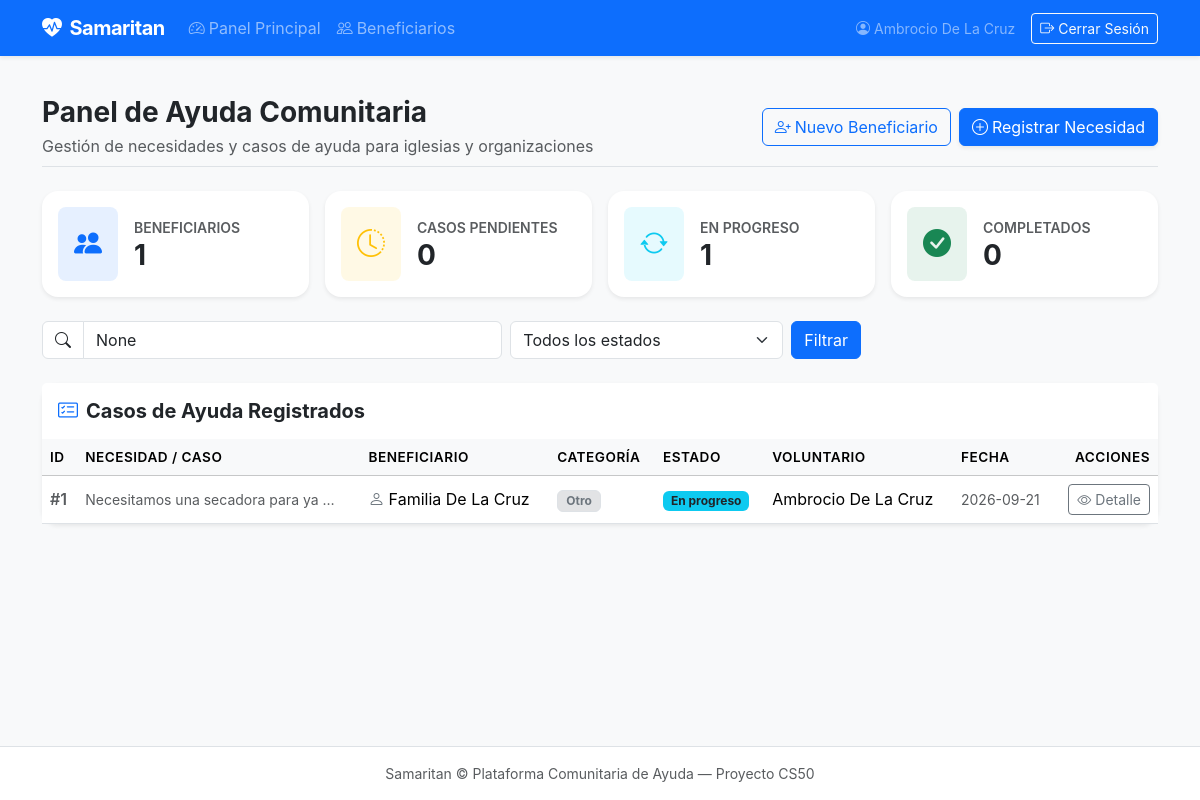
Page / (signed in) on the earlier database version.
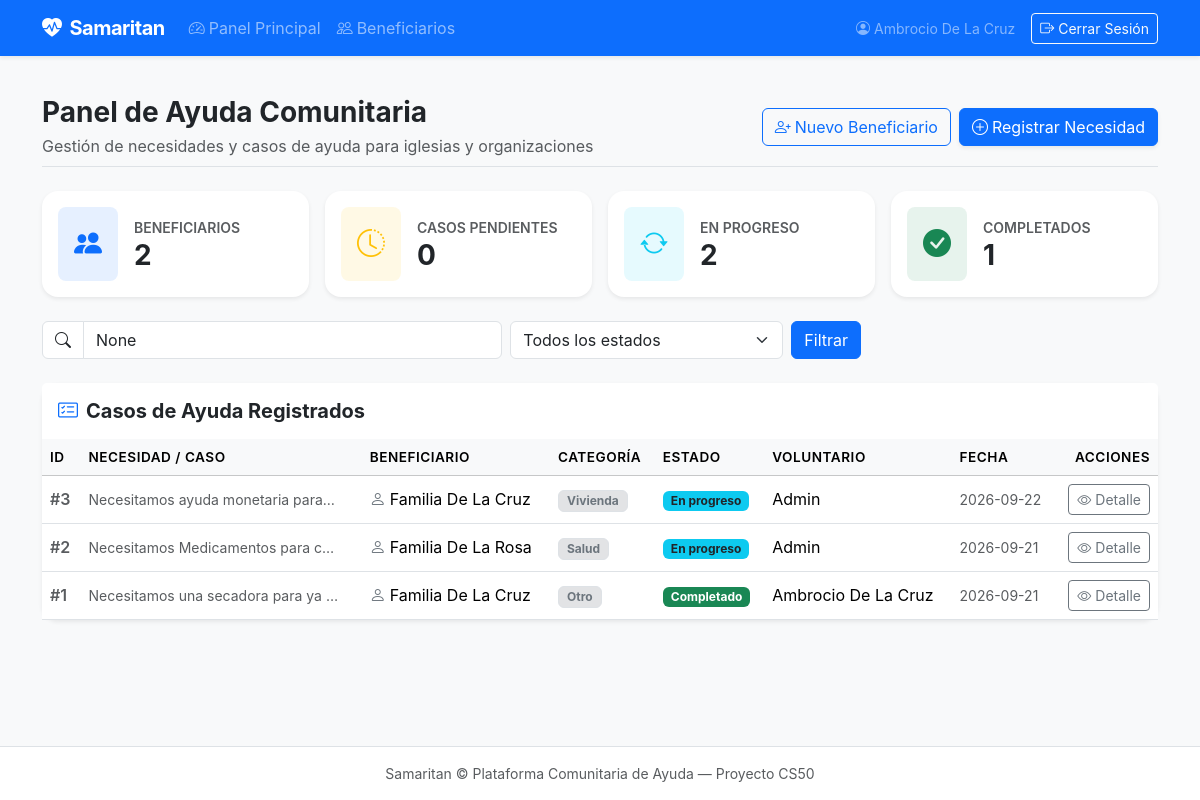
Same page on the later database version.
### tables this page shows
CREATE TABLE users (
    id INTEGER PRIMARY KEY AUTOINCREMENT,
    name TEXT NOT NULL,
    email TEXT NOT NULL UNIQUE,
    hash TEXT NOT NULL,
    role TEXT NOT NULL DEFAULT 'volunteer',
    created_at TIMESTAMP DEFAULT CURRENT_TIMESTAMP
);

CREATE TABLE cases (
    id INTEGER PRIMARY KEY AUTOINCREMENT,
    beneficiary_id INTEGER NOT NULL,
    case_type TEXT NOT NULL,
    category TEXT NOT NULL,
    status TEXT NOT NULL DEFAULT 'pending',
    volunteer_id INTEGER,
    description TEXT,
    created_at TIMESTAMP DEFAULT CURRENT_TIMESTAMP,
    FOREIGN KEY (beneficiary_id) REFERENCES beneficiaries(id) ON DELETE CASCADE,
    FOREIGN KEY (volunteer_id) REFERENCES users (id) ON DELETE SET NULL
);

CREATE TABLE beneficiaries (
    id INTEGER PRIMARY KEY AUTOINCREMENT,
    name TEXT NOT NULL,
    phone TEXT,
    location TEXT,
    household_size INTEGER DEFAULT 1,
    notes TEXT,
    created_at TIMESTAMP DEFAULT CURRENT_TIMESTAMP
);

### app.py (the view)
@app.route("/")
@login_required
def index():
  with get_db() as conn:
    total_beneficiaries = conn.execute("SELECT COUNT(*) FROM beneficiaries;").fetchone()[0]
    pending_cases = conn.execute("SELECT COUNT(*) FROM cases WHERE status = 'pending';").fetchone()[0]
    in_progress_cases = conn.execute("SELECT COUNT(*) FROM cases WHERE status = 'in_progress';").fetchone()[0]
    completed_cases = conn.execute("SELECT COUNT(*) FROM cases WHERE status = 'complete';").fetchone()[0]
    status_filter = request.args.get("status")
    search_query = request.args.get("q")
    base_query ="""
      SELECT
        c.id, c.case_type, c.category, c.description, c.status, c.created_at,
        b.name AS beneficiary_name,
        u.name AS volunteer_name
      FROM cases c
      JOIN beneficiaries b ON c.beneficiary_id = b.id
      LEFT JOIN users u ON c.volunteer_id = u.id
    """
    where_clauses = []
    params = []
    if status_filter:
      where_clauses.append("c.status = ?")
      params.append(status_filter)
    if search_query:
      where_clauses.append("(c.description LIKE ? OR b.name LIKE ?)")
      params.extend([f"%{search_query}%", f"%{search_query}%"])
    if where_clauses:
      base_query += " WHERE " + " AND ".join(where_clauses)
    base_query += " ORDER BY c.created_at DESC;"
    with get_db() as conn:
      cases = conn.execute(base_query, params).fetchall()
  return render_template(
    "index.html",
    total_beneficiaries=total_beneficiaries,
    pending_cases=pending_cases,
    in_progress_cases=in_progress_cases,
    completed_cases=completed_cases,
    cases=cases,
    selected_status=status_filter,
    search_query=search_query
  )

### app.py (called while the page is built)
@app.after_request
def after_request(response):
    response.headers["Cache-Control"] = "no-cache, no-store, must-revalidate"
    response.headers["Expires"] = 0
    response.headers["Pragma"] = "no-cache"
    return response

### db.py (called while the page is built)
def get_db():
  if "db" not in g:
    g.db = sqlite3.connect(
      current_app.config["DATABASE"],
      detect_types=sqlite3.PARSE_DECLTYPES
    )
    g.db.row_factory = sqlite3.Row
  return g.db

def login_required(f):
  @wraps(f)
  def wrapper(*args, **kwargs):
    if session.get("user_id") is None:
      return redirect("/login")
    return f(*args, **kwargs)
  return wrapper

### templates/index.html (shortened to what this page needs)
{% extends "layout.html" %}
{% block main %}
<div class="d-flex flex-column flex-md-row justify-content-between align-items-md-center mb-4 pb-2 border-bottom">
    <div>
        <h1 class="h3 fw-bold mb-1">Panel de Ayuda Comunitaria</h1>
        <p class="text-muted mb-0">Gestión de necesidades y casos de ayuda para iglesias y organizaciones</p>
    </div>
    <div class="mt-3 mt-md-0 d-flex gap-2">
        <a href="/beneficiaries" class="btn btn-outline-primary">
            <i class="bi bi-person-plus me-1"></i>Nuevo Beneficiario
        </a>
        <a href="/cases/new" class="btn btn-primary shadow-sm">
            <i class="bi bi-plus-circle me-1"></i>Registrar Necesidad
        </a>
    </div>
</div>
<div class="row g-3 mb-4">
    <div class="col-12 col-sm-6 col-lg-3">
        <div class="card border-0 shadow-sm rounded-4 h-100 bg-white">
            <div class="card-body p-3 d-flex align-items-center">
                <div class="rounded-3 bg-primary bg-opacity-10 text-primary p-3 me-3 fs-3">
                    <i class="bi bi-people-fill"></i>
                </div>
                <div>
                    <span class="text-muted small fw-semibold text-uppercase">Beneficiarios</span>
                    <h3 class="fw-bold mb-0">{{ total_beneficiaries }}</h3>
                </div>
            </div>
        </div>
    </div>
    <div class="col-12 col-sm-6 col-lg-3">
        <div class="card border-0 shadow-sm rounded-4 h-100 bg-white">
            <div class="card-body p-3 d-flex align-items-center">
                <div class="rounded-3 bg-warning bg-opacity-10 text-warning p-3 me-3 fs-3">
                    <i class="bi bi-clock-history"></i>
                </div>
                <div>
                    <span class="text-muted small fw-semibold text-uppercase">Casos Pendientes</span>
                    <h3 class="fw-bold mb-0">{{ pending_cases }}</h3>
                </div>
            </div>
        </div>
    </div>
    <div class="col-12 col-sm-6 col-lg-3">
        <div class="card border-0 shadow-sm rounded-4 h-100 bg-white">
            <div class="card-body p-3 d-flex align-items-center">
                <div class="rounded-3 bg-info bg-opacity-10 text-info p-3 me-3 fs-3">
                    <i class="bi bi-arrow-repeat"></i>
                </div>
                <div>
                    <span class="text-muted small fw-semibold text-uppercase">En Progreso</span>
                    <h3 class="fw-bold mb-0">{{ in_progress_cases }}</h3>
                </div>
            </div>
        </div>
    </div>
    <div class="col-12 col-sm-6 col-lg-3">
        <div class="card border-0 shadow-sm rounded-4 h-100 bg-white">
            <div class="card-body p-3 d-flex align-items-center">
                <div class="rounded-3 bg-success bg-opacity-10 text-success p-3 me-3 fs-3">
                    <i class="bi bi-check-circle-fill"></i>
                </div>
                <div>
                    <span class="text-muted small fw-semibold text-uppercase">Completados</span>
                    <h3 class="fw-bold mb-0">{{ completed_cases }}</h3>
                </div>
            </div>
        </div>
    </div>
</div>
<form method="get" action="/" class="mb-4">
    <div class="row g-2 align-items-center">
        <div class="col-12 col-md-6 col-lg-5">
            <div class="input-group">
                <span class="input-group-text bg-white"><i class="bi bi-search"></i></span>
                <input type="text" class="form-control" name="q" placeholder="Buscar por título, beneficiario o categoría..." value="{{ search_query }}">
            </div>
        </div>
        <div class="col-12 col-md-4 col-lg-3">
            <select name="status" class="form-select">
                <option value="">Todos los estados</option>
            </select>
        </div>
        <div class="col-12 col-md-auto d-flex gap-2">
            <button class="btn btn-primary" type="submit">Filtrar</button>
        </div>
    </div>
</form>
<div class="card border-0 shadow-sm rounded-4">
    <div class="card-header bg-white py-3 border-0 d-flex justify-content-between align-items-center">
        <h5 class="fw-bold mb-0"><i class="bi bi-card-checklist me-2 text-primary"></i>Casos de Ayuda Registrados</h5>
    </div>
    <div class="table-responsive">
        <table class="table table-hover align-middle mb-0">
            <thead class="table-light">
                <tr>
                    <th scope="col">ID</th>
                    <th scope="col">Necesidad / Caso</th>
                    <th scope="col">Beneficiario</th>
                    <th scope="col">Categoría</th>
                    <th scope="col">Estado</th>
                    <th scope="col">Voluntario</th>
                    <th scope="col">Fecha</th>
                    <th scope="col" class="text-end">Acciones</th>
                </tr>
            </thead>
            <tbody>
                {% if cases %}
                    {% for case in cases %}
                        <tr>
                            <td class="text-muted fw-semibold">#{{ case.id }}</td>
                            <td>
                                {% if case.description %}
                                    <p class="small text-muted mb-0 text-truncate" style="max-width: 250px;">{{ case.description }}</p>
                                {% endif %}
                            </td>
                            <td>
                                <i class="bi bi-person me-1 text-secondary"></i>{{ case.beneficiary_name }}
                            </td>
                            <td>
                                <span class="badge bg-secondary-subtle text-secondary border px-2 py-1">
                                    {{ case.category }}
                                </span>
                            </td>
                            <td>
                                {% if case.status == 'pending' %}
                                    <span class="badge bg-warning text-dark px-2 py-1">Pendiente</span>
                                {% elif case.status == 'in_progress' %}
                                    <span class="badge bg-info text-dark px-2 py-1">En progreso</span>
                                {% else %}
                                    <span class="badge bg-success px-2 py-1">Completado</span>
                                {% endif %}
                            </td>
                            <td>
                                {{ case.volunteer_name if case.volunteer_name else '<span class="text-muted fst-italic">Sin asignar</span>' | safe }}
                            </td>
                            <td class="small text-muted">{{ case.created_at.strftime('%Y-%m-%d') }}</td>
                            <td class="text-end">
                                <a href="/cases/{{ case.id }}" class="btn btn-outline-secondary btn-sm">
                                    <i class="bi bi-eye"></i> Detalle
                                </a>
                            </td>
                        </tr>
                    {% endfor %}
                {% endif %}
            </tbody>
        </table>
    </div>
</div>
{% endblock %}

### templates/layout.html (shortened to what this page needs)
<!DOCTYPE html>
<html lang="en">
<head>
    <link href="https://cdn.jsdelivr.net/npm/bootstrap@5.3.3/dist/css/bootstrap.min.css" rel="stylesheet">
    <link href="https://cdn.jsdelivr.net/npm/bootstrap-icons@1.11.3/font/bootstrap-icons.min.css" rel="stylesheet">
    <link href="{{ url_for('static', filename='css/styles.css') }}" rel="stylesheet">
</head>
<body class="bg-light d-flex flex-column min-vh-100">
    <nav class="navbar navbar-expand-lg navbar-dark bg-primary shadow-sm">
        <div class="container">
            <a class="navbar-brand fw-bold" href="/">
                <i class="bi bi-heart-pulse-fill me-2"></i>Samaritan
            </a>
            <div class="collapse navbar-collapse" id="navbarMain">
                {% if session["user_id"] %}
                    <ul class="navbar-nav me-auto mb-2 mb-lg-0">
                        <li class="nav-item">
                            <a class="nav-link" href="/"><i class="bi bi-speedometer2 me-1"></i>Panel Principal</a>
                        </li>
                        <li class="nav-item">
                            <a class="nav-link" href="/beneficiaries"><i class="bi bi-people me-1"></i>Beneficiarios</a>
                        </li>
                    </ul>
                    <ul class="navbar-nav ms-auto mb-2 mb-lg-0 align-items-center">
                        <li class="nav-item me-3 text-white-50 small">
                            <i class="bi bi-person-circle me-1"></i>{{ session.get("user_name", "Voluntario") }}
                        </li>
                        <li class="nav-item">
                            <form action="/logout" method="post">
                                <button type="submit" class="btn btn-outline-light btn-sm"><i class="bi bi-box-arrow-right me-1"></i>Cerrar Sesión</button>
                            </form>
                        </li>
                    </ul>
                {% endif %}
            </div>
        </div>
    </nav>
    <main class="container py-4 flex-grow-1">
        {% block main %}{% endblock %}
    </main>
    <footer class="bg-white border-top py-3 mt-auto text-center text-muted small">
        <div class="container">
            Samaritan &copy; Plataforma Comunitaria de Ayuda — Proyecto CS50
        </div>
    </footer>
</body>
</html>

### static/css/styles.css (style rules this page uses)
:root { --samaritan-primary: #0d6efd; --samaritan-bg: #f8f9fa; }
body { background-color: var(--samaritan-bg); font-family: -apple-system, BlinkMacSystemFont, "Segoe UI", Roboto, "Helvetica Neue", Arial, sans-serif; color: #212529; }
.navbar-brand { letter-spacing: -0.5px; }
.card { transition: transform 0.15s ease, box-shadow 0.15s ease; }
.table th { font-weight: 600; font-size: 0.85rem; text-transform: uppercase; letter-spacing: 0.5px; }
.rounded-4 { border-radius: 1rem !important; }

Differences in the rows shown:
added cases: id "3", description "Necesitamos ayuda monetaria para…", beneficiary_name "Familia De La Cruz", category "Vivienda", status "En progreso", name "Admin", created_at "2026-09-22"
added cases: id "2", description "Necesitamos Medicamentos para c…", beneficiary_name "Familia De La Rosa", category "Salud", status "En progreso", name "Admin", created_at "2026-09-21"
changed cases "Otro": status "En progreso" → "Completado"
Other differences:
{{ total_beneficiaries }}: "1" → "2"
{{ in_progress_cases }}: "1" → "2"
{{ completed_cases }}: "0" → "1"
